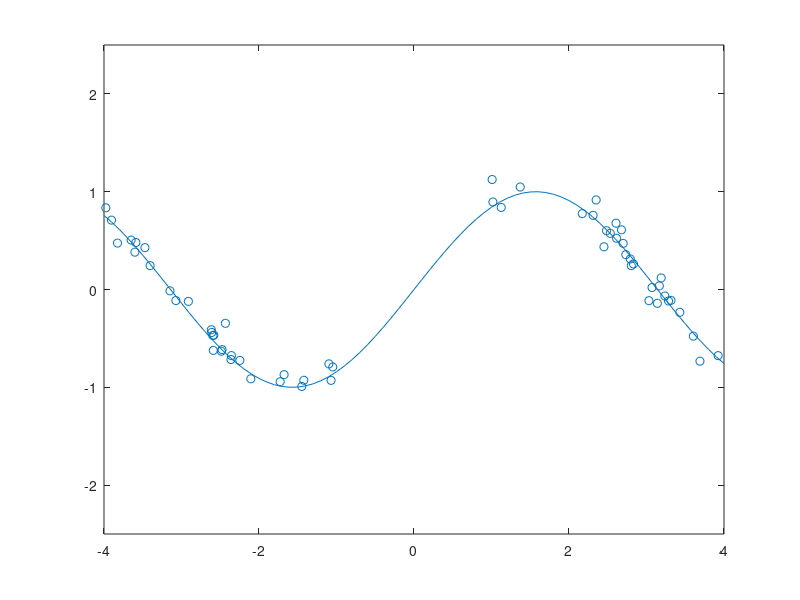

Write MATLAB code to recreate this figure. (Note: this script raises an error after producing the figure.)
%% overfitting and underfitting

Nums = [2 5 50 400];
for I = 1:length(Nums)
    
    Num = Nums(I);
    lin = -4:0.1:4;
    sin_y = sin(lin);
    
    f = figure;
    %f = subplot(2, 2, I);
    plot(lin, sin_y);
    hold on;

    N = 60;
    X = [rand(1,N/2)*3-4 rand(1,N/2)*3+1];
    T = sin(X) + randn(1, N)*0.1;
    scatter(X, T);
    axis([-4 4 -2.5 2.5]);

    %

    model = forestsSim(X', T', struct('NTrees', Num, 'MinLeaf', 5, 'NVarToSample', 1));
    
    plotTrained1dModel(model.predict, 100, -4, 4, 0, f);
    %title([num2str(Num) ' Trees']);
    
    set(gcf, 'PaperPosition', [-0.5 -0.25 6 5.5]); %Position the plot further to the left and down. Extend the plot to fill entire paper.
    set(gcf, 'PaperSize', [5 5]); %Keep the same paper size
    saveas(gcf, ['thesis/images/rforests', num2str(Num), '.pdf'], 'pdf')

end